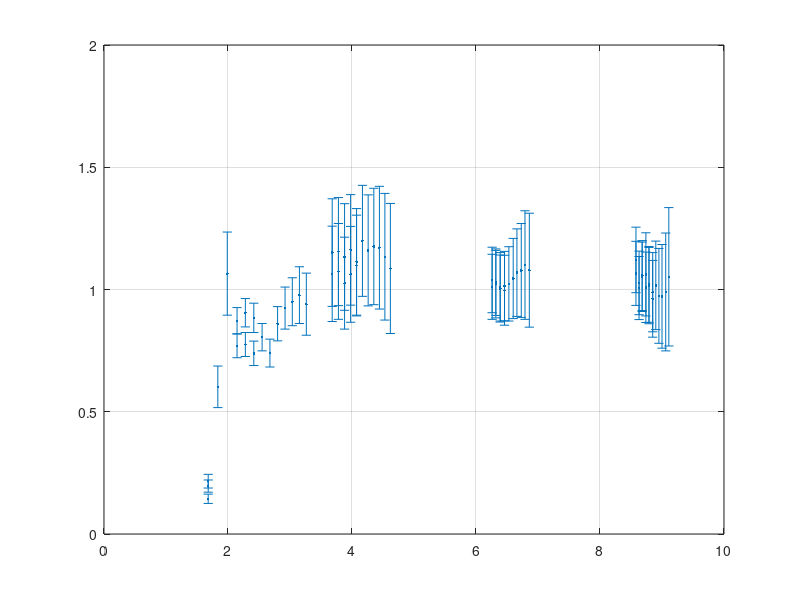

Source code (MATLAB): (Note: this script raises an error after producing the figure.)
clear all
load('preData_30oct_EBT3.mat');
E = myData(:,1);
LET = myData(:,2);
ratio = myData(:,3);
dratio = myData(:,4);
doses = myData(:,5);
vM = doses<12;

%% Fit to rational (Energy)
figure(1);
errorbar(E(vM),ratio(vM),dratio(vM),'.');
grid on
wgt = dratio.^(-2);
F = fit(E(vM), ratio(vM), 'rat22', 'Weights', wgt(vM))
hold on;
Evals = 0:0.1:10;
plot(Evals, F(Evals), 'R-');
xlabel('Energy (MeV)');
ylabel('RE');

%% Fit to rational (LET)
figure(2);
hold off
errorbar(LET(vM),ratio(vM),dratio(vM),'.'); hold on
%errorbar(LET(vM==0),ratio(vM==0),dratio(vM==0),'g.');

grid on
wgt = dratio.^(-2);
ft = fittype( 'D0 / (a*x + D0)', 'independent', 'x', 'dependent', 'y' );
ft2 = fittype( '1 - a*x^b', 'independent', 'x', 'dependent', 'y' );

F = fit(LET(vM), ratio(vM), ft, 'Weights', wgt(vM));% 'Lower', [45 0], 'Upper', [45 1])
F2 = fit(LET(vM), ratio(vM), ft2, 'Weights', wgt(vM), 'Lower', [0 0], 'Upper', [1 5])

hold on;
Evals = 10:1:400;
%plot(Evals, F(Evals), 'm-');
plot(Evals, F2(Evals), 'r-');
xlabel('LET (MeV/cm)');
ylabel('RE');
ylim([0 2]);
set(gca,'xscale','log')
axis([40 300 0 1.40]);
title('EBT3');